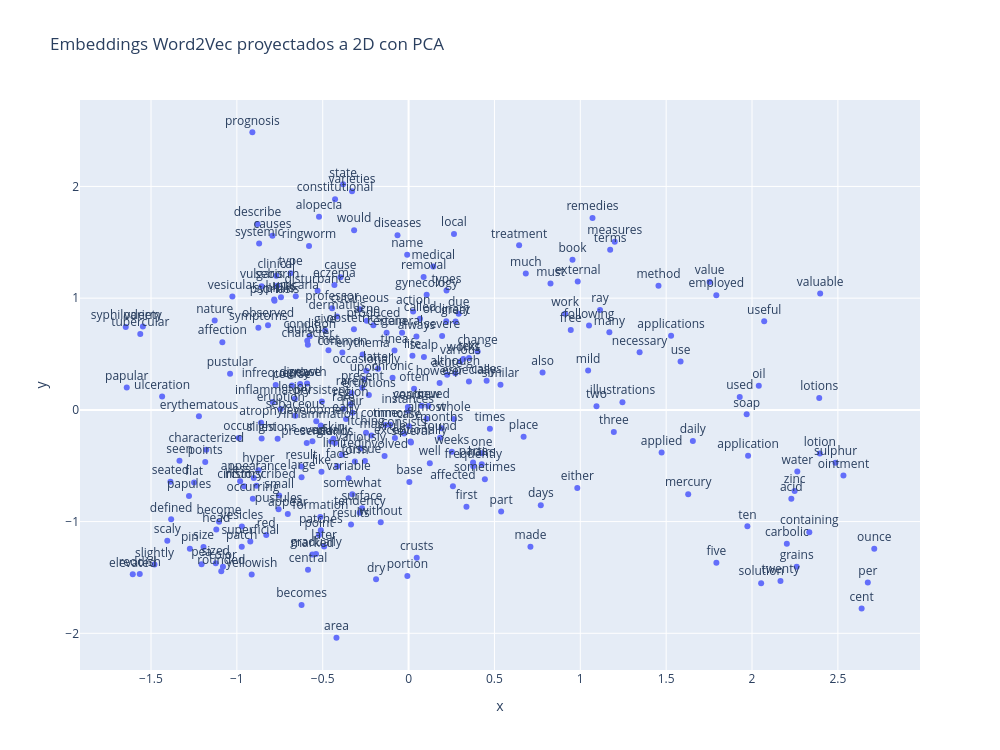

The notebook cell this image was saved under:
### Markdown cell above
### Visualización con PCA

### Code cell
pca = PCA(n_components=2, random_state=42)
vecs_pca = pca.fit_transform(vectors)

pca_df = pd.DataFrame({
    "x": vecs_pca[:, 0],
    "y": vecs_pca[:, 1],
    "palabra": labels
})

fig = px.scatter(pca_df, x="x", y="y", text="palabra", title="Embeddings Word2Vec proyectados a 2D con PCA")
fig.update_traces(textposition="top center", marker=dict(size=6))
fig.update_layout(width=1000, height=750)
fig.show()

print("Varianza explicada por PCA:", pca.explained_variance_ratio_)
print("Varianza explicada acumulada:", pca.explained_variance_ratio_.sum())

### Figure 1 — Plotly figure (JSON) as saved in the notebook; plotly's stock layout.template omitted (floating-point values rounded to 4 significant figures; data arrays with more than 128 entries replaced by an {"elided": "..."} marker saying what was removed)
{"data": [{"hovertemplate": "x=%{x}<br>y=%{y}<br>palabra=%{text}<extra></extra>", "legendgroup": "", "marker": {"color": "#636efa", "size": 6, "symbol": "circle"}, "mode": "markers+text", "name": "", "orientation": "v", "showlegend": false, "text": {"elided": "250 str values"}, "textposition": "top center", "type": "scatter", "x": {"elided": "250 float values"}, "xaxis": "x", "y": {"elided": "250 float values"}, "yaxis": "y"}], "layout": {"height": 750, "legend": {"tracegroupgap": 0}, "title": {"text": "Embeddings Word2Vec proyectados a 2D con PCA"}, "width": 1000, "xaxis": {"anchor": "y", "domain": [0, 1], "title": {"text": "x"}}, "yaxis": {"anchor": "x", "domain": [0, 1], "title": {"text": "y"}}}}
